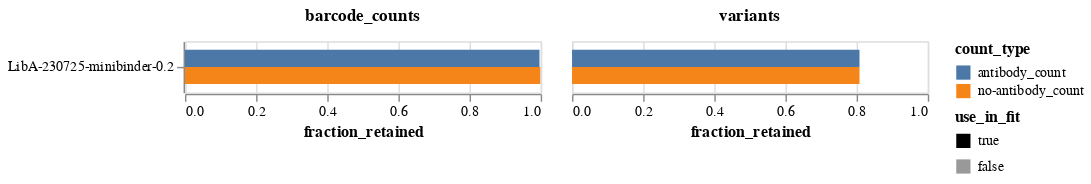

Source (notebook cell):
### Markdown cell above
Plot the fraction of all barcode counts and the fraction of all variants that are retained.
We typically retain a higher fraction of barcode counts than variants, since the barcode counts are asymmetrically distributed toward some variants, which are more likely to be retained.

### Code cell
frac_retained = (
    prob_escape.melt(
        id_vars=["sample", "concentration", "use_in_fit", "retain", "barcode"],
        value_vars=["antibody_count", "no-antibody_count"],
        var_name="count_type",
        value_name="count",
    )
    .assign(retained_count=lambda x: x["count"] * x["retain"].astype(int))
    .groupby(["sample", "concentration", "use_in_fit", "count_type"], as_index=False)
    .aggregate(
        counts=pd.NamedAgg("count", "sum"),
        retained_counts=pd.NamedAgg("retained_count", "sum"),
        variants=pd.NamedAgg("barcode", "count"),
        retained_variants=pd.NamedAgg("retain", "sum"),
    )
    .assign(
        barcode_counts=lambda x: x["retained_counts"] / x["counts"],
        variants=lambda x: x["retained_variants"] / x["variants"],
    )
    .melt(
        id_vars=["sample", "concentration", "use_in_fit", "count_type"],
        value_vars=["variants", "barcode_counts"],
        var_name="frac_type",
        value_name="fraction_retained",
    )
)

frac_retained_chart = (
    alt.Chart(frac_retained)
    .encode(
        y=alt.Y("sample", title=None, sort=alt.SortField("concentration")),
        x=alt.X("fraction_retained", scale=alt.Scale(domain=[0, 1])),
        yOffset="count_type",
        color="count_type",
        opacity=alt.Opacity(
            "use_in_fit",
            scale=alt.Scale(domain=[True, False], range=[1, 0.4]),
        ),
        column=alt.Column(
            "frac_type",
            title=None,
            header=alt.Header(labelFontWeight="bold", labelFontSize=12),
        ),
        tooltip=[
            alt.Tooltip(c, format=".3f") if c == "fraction_retained" else c
            for c in frac_retained.columns
        ],
    )
    .mark_bar()
    .properties(height=alt.Step(12), width=250)
)

frac_retained_chart

### Figure 1 — Vega-Lite specification as saved in the notebook (floating-point values rounded to 4 significant figures)
{"config": {"view": {"continuousWidth": 300, "continuousHeight": 300}}, "data": {"name": "data-817c7cb29af191641fd39df56da1cfa2"}, "mark": {"type": "bar"}, "encoding": {"color": {"field": "count_type", "type": "nominal"}, "column": {"field": "frac_type", "header": {"labelFontSize": 12, "labelFontWeight": "bold"}, "title": null, "type": "nominal"}, "opacity": {"field": "use_in_fit", "scale": {"domain": [true, false], "range": [1, 0.4]}, "type": "nominal"}, "tooltip": [{"field": "sample", "type": "nominal"}, {"field": "concentration", "type": "quantitative"}, {"field": "use_in_fit", "type": "nominal"}, {"field": "count_type", "type": "nominal"}, {"field": "frac_type", "type": "nominal"}, {"field": "fraction_retained", "format": ".3f", "type": "quantitative"}], "x": {"field": "fraction_retained", "scale": {"domain": [0, 1]}, "type": "quantitative"}, "y": {"field": "sample", "sort": {"field": "concentration"}, "title": null, "type": "nominal"}, "yOffset": {"field": "count_type", "type": "nominal"}}, "height": {"step": 12}, "width": 250, "$schema": "https://vega.github.io/schema/vega-lite/v5.8.0.json", "datasets": {"data-817c7cb29af191641fd39df56da1cfa2": [{"sample": "LibA-230725-minibinder-0.2", "concentration": 0.2, "use_in_fit": true, "count_type": "antibody_count", "frac_type": "variants", "fraction_retained": 0.808}, {"sample": "LibA-230725-minibinder-0.2", "concentration": 0.2, "use_in_fit": true, "count_type": "no-antibody_count", "frac_type": "variants", "fraction_retained": 0.808}, {"sample": "LibA-230725-minibinder-0.2", "concentration": 0.2, "use_in_fit": true, "count_type": "antibody_count", "frac_type": "barcode_counts", "fraction_retained": 0.9964}, {"sample": "LibA-230725-minibinder-0.2", "concentration": 0.2, "use_in_fit": true, "count_type": "no-antibody_count", "frac_type": "barcode_counts", "fraction_retained": 0.9988}]}}
